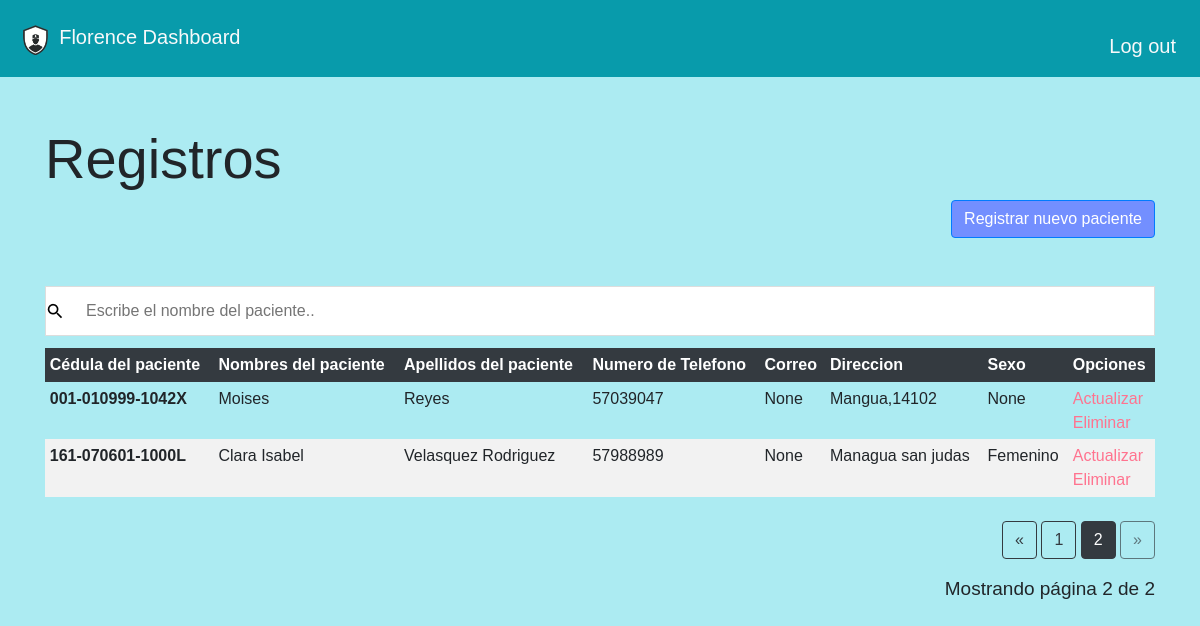
The page /?page=2 (signed in) on the database as committed earlier.
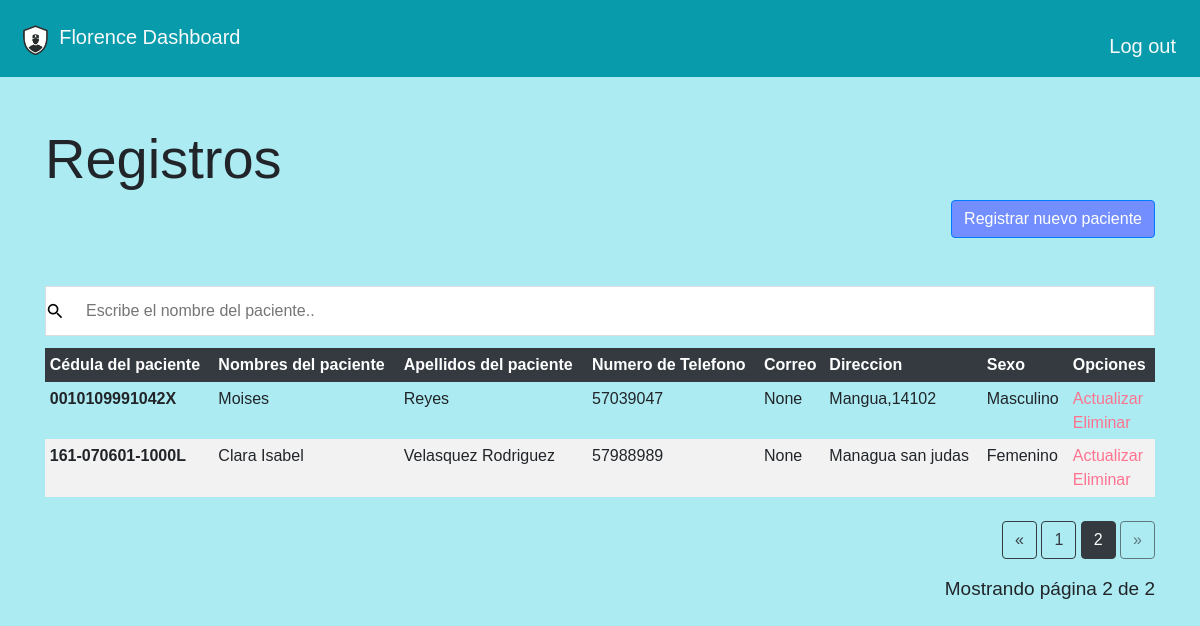
The same page on the database as committed later.
### models.py (models this page shows)
class pacientes(Model):
	__tablename__ = "users"
	id = Column(db.Integer, primary_key=True)
	rol_id = Column(db.Integer,nullable=True)
	nombres = Column(db.Text, nullable=True)
	apellidos = Column(db.Text, nullable=True)
	correo = Column(db.Text, nullable=True)
	telefono = Column(db.Text, nullable=True)
	direccion = Column(db.Text, nullable=True)
	sexo = Column(db.Text, nullable=True)
	cedula = Column(db.Text, nullable=True)

### app.py (the view)
@app.route("/", methods=["GET", "POST"])
@login_required
def index():
    if request.method == "POST":
        rows=db.execute("select * from users")
        return redirect("/",rows=rows)
    else:
        page = request.args.get('page', 1, type=int)
        lista_url = list()
        rows = pacientes.query.paginate(page=page, per_page=ROWS_PER_PAGE)
        rows2 = pacientes.query.all()
        for rows2 in rows2:
            urlhash = generate_password_hash(str(rows2.id))
            lista_url.append({'id':  rows2.id,
                              'url':  str(urlhash)})
        session["urls"] = lista_url
        return render_template("dashboard.html",rows=rows)

### app.py (called while the page is built)
@app.after_request
def after_request(response):
    response.headers["Cache-Control"] = "no-cache, no-store, must-revalidate"
    response.headers["Expires"] = 0
    response.headers["Pragma"] = "no-cache"
    return response

### helpers.py (called while the page is built)
def login_required(f):
    @wraps(f)
    def decorated_function(*args, **kwargs):
        if session.get("user_id") is None:
            return redirect("/login")
        return f(*args, **kwargs)
    return decorated_function

### templates/dashboard.html (shortened to what this page needs)
{% extends "layout.html" %}
{% block main %}
<div class="container">
<h1 class="display display-4">Registros</h1>
<div class='text-right'>
    <a href='/rpacientes' class='btn btn-primary' style="background-color: #738FFF;">Registrar nuevo paciente</a>
  </div>
</div>
<br>
<br>
<div class="container">
<input type="text" id="myInput" onkeyup="myFunction()" placeholder="Escribe el nombre del paciente.." title="Type in a name"  style="background: url(&quot;static/p.png&quot;) left center no-repeat rgb(255, 255, 255);"/>
<div class="table-responsive">
  <table class="table table-sm table-borderless mb-0">
      <thead class="thead-dark">
          <tr>
            <th scope="col">Cédula del paciente</th>
            <th scope="col">Nombres del paciente</th>
            <th scope="col">Apellidos del paciente</th>
            <th scope="col">Numero de Telefono</th>
            <th scope="col">Correo</th>
            <th scope="col">Direccion</th>
            <th scope="col">Sexo</th>
            <th scope="col">Opciones</th>
          </tr>
      </thead>
      <tbody>
          {% for rows in rows.items %}
          {%if (rows.rol_id != 1) and (rows.rol_id != 3)%}
          <tr>
            <th scope="row">{{rows.cedula}}</th>
            <td>{{rows.nombres}}</td>
            <td>{{rows.apellidos}}</td>
            <td>{{rows.telefono}}</td>
            <td>{{rows.correo}}</td>
            <td>{{rows.direccion}}</td>
            <td>{{rows.sexo}}</td>
            <td>
              {% for xd in session.urls %}
              {%if xd.id == rows.id %}
              <a style="text-decoration:none ;color:#FF738F" href='/mpacientes/{{xd.url}}'>Actualizar</a>
              {%endif%}
              {% endfor %}
              <br>
              <a style="text-decoration:none ;color:#FF738F" href='/eliminarPaciente/{{rows.id}}'>Eliminar</a>
            </td>
          </tr>
          {%elif session.rol_asignado == 3 %}
          <tr>
            <th scope="row">{{rows.cedula}}</th>
            <td>{{rows.nombres}}</td>
            <td>{{rows.apellidos}}</td>
            <td>{{rows.telefono}}</td>
            <td>{{rows.correo}}</td>
            <td>{{rows.direccion}}</td>
            <td>{{rows.sexo}}</td>
            <td>
              {% for xd in session.urls %}
              {%if xd.id == rows.id %}
              <a style="text-decoration:none ;color:#FF738F" href='/mpacientes/{{xd.url}}'>Actualizar</a>
              {%endif%}
              {% endfor %}
              <br>
              <a style="text-decoration:none ;color:#FF738F" href='/eliminarPaciente/{{rows.id}}'>Eliminar</a>
            </td>
          </tr>
          {%endif%}
          {% endfor %}
      </tbody>
  </table>
<br>
<div class="text-right">
  <a href="{{ url_for('index', page=rows.prev_num) }}"
     class="btn btn-outline-dark
     {% if rows.page == 1 %}disabled{% endif %}">
      &laquo;
  </a>
  {% for page_num in rows.iter_pages(left_edge=1, right_edge=1, left_current=1, right_current=2) %}
{% if page_num %}
          {% if rows.page == page_num %}
          <a href="{{ url_for('index', page=page_num) }}"
             class="btn btn-dark">
              {{ page_num }}
          </a>
          {% else %}
          <a href="{{ url_for('index', page=page_num) }}"
             class="btn btn-outline-dark">
              {{ page_num }}
          </a>
          {% endif %}
      {% else %}
          ...
      {% endif %}
  {% endfor %}
  <a href="{{ url_for('index', page=rows.next_num) }}"
     class="btn btn-outline-dark
     {% if rows.page == rows.pages %}disabled{% endif %}">
      &raquo;
  </a>
</div>
<p class="text-right mt-3">
 Mostrando página {{ rows.page }} de {{ rows.pages }}
</p>
</div>
</div>
{% endblock %}

### templates/layout.html (shortened to what this page needs)
<!DOCTYPE html>
<html lang="en">
<head>
    <link rel="stylesheet" href="https://stackpath.bootstrapcdn.com/bootstrap/4.3.1/css/bootstrap.min.css"
>
        <link rel="stylesheet" href="/static/indexLa.css">
</head>
<body>
<nav id="nav-b" class="navbar navbar-expand-lg navbar-dark cabecera  ">
        <a class="navbar-brand text-light" href="/">
            <span >
                <img  height="31px" src="static/iconoH.png" alt="">
                Florence Dashboard
            </span>
        </a>
        <div class="collapse navbar-collapse" id="navbarNavAltMarkup">
            <div class="navbar-nav  ml-auto">
                 {% if session.user_id %}
                 <a class="nav-item nav-link text-light" href="/logout">Log out</a>
                  {% else %}
                   <a class="nav-item nav-link active text-light" href="/login">Log In</a>
                    <a class="nav-item nav-link active text-light" href="/register">Register</a>
                    {% endif %}
            </div>
        </div>
    </nav>
<br><br>
{% block main %}
{% endblock %}
</body>
</html>

### static/indexLa.css (style rules this page uses)
.nav-item { margin-top: 15px; font-size: 20px; }
p { font-size: 19px; }
#nav-b { background-color: #089BAB; }

### templates/layout.html (style rules this page uses)
html { background-color: #ACEBF2; }
body { font-family: "Poppins", sans-serif; height: 100vh; background-color: #ACEBF2; }
#myInput { background: url(&quot;images/googbg.png&quot;) left center no-repeat rgb(255, 255, 255); background-image: url('static/css/p.png'); background-position: 10px 10px; background-repeat: no-repeat; width: 100%; font-size: 16px; padding: 12px 20px 12px 40px; border: 1px solid #ddd; margin-bottom: 12px; }
table { border-collapse: collapse; width: 100%; }
th, td { text-align: left; padding: 8px; }
tr:nth-child(even) { background-color: #f2f2f2; }

Rows that differ between the two databases and show on the page:
changed pacientes "Moises": cedula "001-010999-1042X" → "0010109991042X"; sexo "None" → "Masculino"
